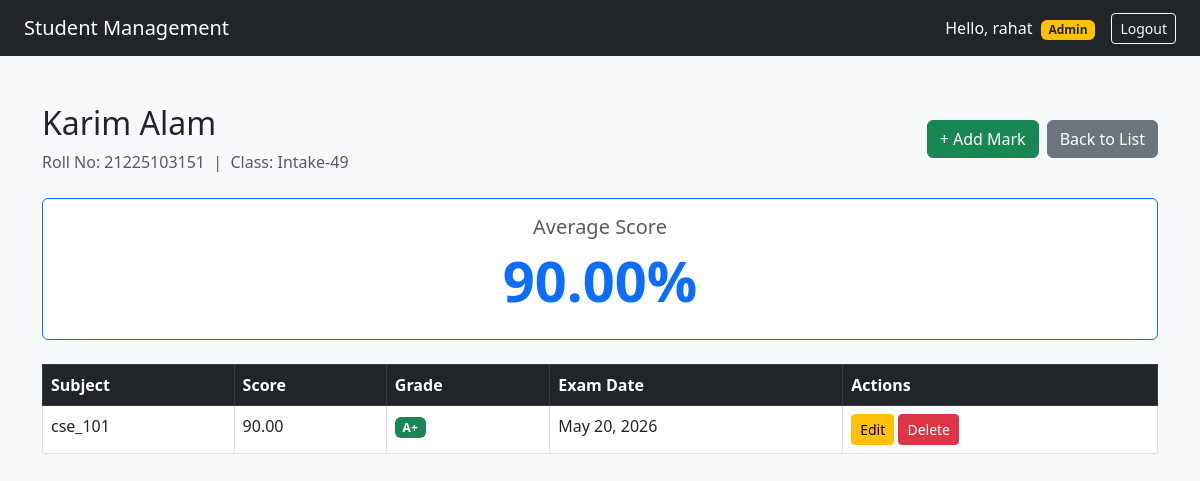
The page /students/1/ (signed in) on the database its author committed.
### students/models.py (models this page shows, shortened)
class Student(models.Model):
    user = models.OneToOneField(User, on_delete=models.CASCADE, null=True, blank=True, related_name='student_profile')
    name = models.CharField(max_length=100)
    roll_no = models.CharField(max_length=20,unique=True)
    email = models.CharField(unique=True)
    class_name = models.CharField(max_length=50)
    created_at = models.DateTimeField(auto_now_add=True)

class Mark(models.Model):
    student = models.ForeignKey(Student,on_delete=models.CASCADE,related_name='marks')
    subject = models.CharField(max_length=100)
    score = models.DecimalField(max_digits=5,decimal_places=2)
    exam_date = models.DateField()
    def get_grade(self):
        if self.score >= 80:
            return 'A+'
        elif self.score >= 70:
            return 'A'
        elif self.score >= 60:
            return 'B'
        elif self.score >= 50:
            return 'C'
        elif self.score >= 40:
            return 'D'
        else:
            return 'F'

### students/views.py (the view)
# urls.py: path('<int:pk>/',views.student_detail,name='student_detail'),
@login_required
def student_detail(request,pk):
    student = get_object_or_404(Student, pk=pk)
    if not request.user.is_staff and hasattr(request.user, 'student_profile'):
        if request.user.student_profile.pk != student.pk:
            messages.error(request, 'You can only view your own profile.')
            return redirect('student_list')
    marks = student.marks.all().order_by('exam_date')
    average = marks.aggregate(Avg('score')).get('score__avg') or 0
    return render(request,'students/student_detail.html',{
        'student': student,
        'marks': marks,
        'average': round(average,2)
    })

### students/templates/students/student_detail.html (shortened to what this page needs)
<!DOCTYPE html>
<html lang="en">
<head>
  <link href="https://cdn.jsdelivr.net/npm/bootstrap@5.3.0/dist/css/bootstrap.min.css" rel="stylesheet">
</head>
<body class="bg-light">
<nav class="navbar navbar-dark bg-dark px-4">
  <span class="navbar-brand">Student Management</span>
  <div class="d-flex align-items-center gap-3">
    <span class="text-white">
      Hello, {{ request.user.username }}
      {% if request.user.is_staff %}
        <span class="badge bg-warning text-dark ms-1">Admin</span>
      {% else %}
        <span class="badge bg-secondary ms-1">Viewer</span>
      {% endif %}
    </span>
    <form method="POST" action="{% url 'logout' %}">
      <button type="submit" class="btn btn-outline-light btn-sm">Logout</button>
    </form>
  </div>
</nav>
<div class="container mt-5">
  <div class="d-flex justify-content-between align-items-center mb-4">
    <div>
      <h2>{{ student.name }}</h2>
      <p class="text-muted mb-0">Roll No: {{ student.roll_no }} &nbsp;|&nbsp; Class: {{ student.class_name }}</p>
    </div>
    <div class="d-flex gap-2">
      {% if request.user.is_staff %}
        <a href="{% url 'add_mark' student.pk %}" class="btn btn-success">+ Add Mark</a>
      {% endif %}
      <a href="{% url 'student_list' %}" class="btn btn-secondary">Back to List</a>
    </div>
  </div>
  <div class="card mb-4 border-primary">
    <div class="card-body text-center">
      <h5 class="text-muted">Average Score</h5>
      <h1 class="display-4 fw-bold text-primary">{{ average }}%</h1>
    </div>
  </div>
  <table class="table table-bordered bg-white">
    <thead class="table-dark">
      <tr>
        <th>Subject</th>
        <th>Score</th>
        <th>Grade</th>
        <th>Exam Date</th>
        {% if request.user.is_staff %}
          <th>Actions</th>
        {% endif %}
      </tr>
    </thead>
    <tbody>
      {% for mark in marks %}
      <tr>
        <td>{{ mark.subject }}</td>
        <td>{{ mark.score }}</td>
        <td>
          <span class="badge
            {% if mark.score >= 80 %}bg-success
            {% elif mark.score >= 60 %}bg-primary
            {% elif mark.score >= 40 %}bg-warning text-dark
            {% else %}bg-danger{% endif %}">
            {{ mark.get_grade }}
          </span>
        </td>
        <td>{{ mark.exam_date }}</td>
        {% if request.user.is_staff %}
        <td>
          <a href="{% url 'edit_mark' mark.pk %}" class="btn btn-sm btn-warning">Edit</a>
          <a href="{% url 'delete_mark' mark.pk %}" class="btn btn-sm btn-danger">Delete</a>
        </td>
        {% endif %}
      </tr>
      {% empty %}
      <tr>
        <td colspan="5" class="text-center text-muted">No marks added yet.</td>
      </tr>
      {% endfor %}
    </tbody>
  </table>
</div>
</body>
</html>

### rows shown on the page
Student: name "Karim Alam", roll_no "21225103151", class_name "Intake-49"
Mark: subject "cse_101", score "90.00", get_grade "A+", exam_date "May 20, 2026"

### other values the page prints
{{ request.user.username }} "rahat"
{{ average }} "90.00"
